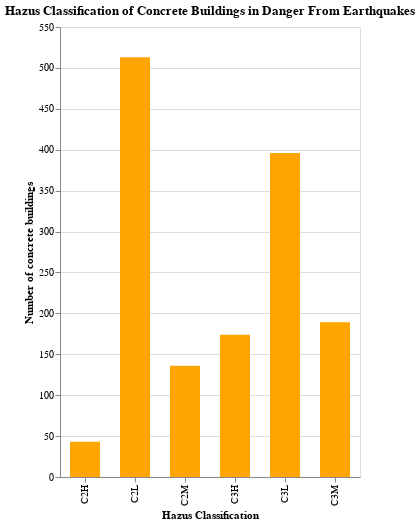

The notebook cell this image was saved under:
### Markdown cell above
#### PART IV: Creating Charts with Altair

### Code cell
# Chart for Hazus Classification of Concrete Buildings
alt.Chart(hazus_classify).mark_bar(color="orange", size=30).encode(
    x=alt.X("hazus", title="Hazus Classification"),
    y=alt.Y("num", title="Number of concrete buildings"),
).properties(
    width=300,
    height=450,
    title="Hazus Classification of Concrete Buildings in Danger From Earthquakes",
)
# The highest number of buildings belong to C2L, which according to the classification are the safest. Yay!
# There are more smaller buildings than taller which makes sense.
# However, a significant number of buildings belong to C3H (~170), which is the classification most at risk.
# Those I would recommend be retrofitted enough to avoid disaster and high damages.

### Figure 1 — Vega-Lite specification as saved in the notebook (floating-point values rounded to 4 significant figures)
{"config": {"view": {"continuousWidth": 400, "continuousHeight": 300}}, "data": {"name": "data-8da1ac389d80e453949d27fa7b6f146e"}, "mark": {"type": "bar", "color": "orange", "size": 30}, "encoding": {"x": {"field": "hazus", "title": "Hazus Classification", "type": "nominal"}, "y": {"field": "num", "title": "Number of concrete buildings", "type": "quantitative"}}, "height": 450, "title": "Hazus Classification of Concrete Buildings in Danger From Earthquakes", "width": 300, "$schema": "https://vega.github.io/schema/vega-lite/v4.17.0.json", "datasets": {"data-8da1ac389d80e453949d27fa7b6f146e": [{"hazus": "C2H", "num": 43}, {"hazus": "C2L", "num": 513}, {"hazus": "C2M", "num": 136}, {"hazus": "C3H", "num": 174}, {"hazus": "C3L", "num": 396}, {"hazus": "C3M", "num": 189}]}}
